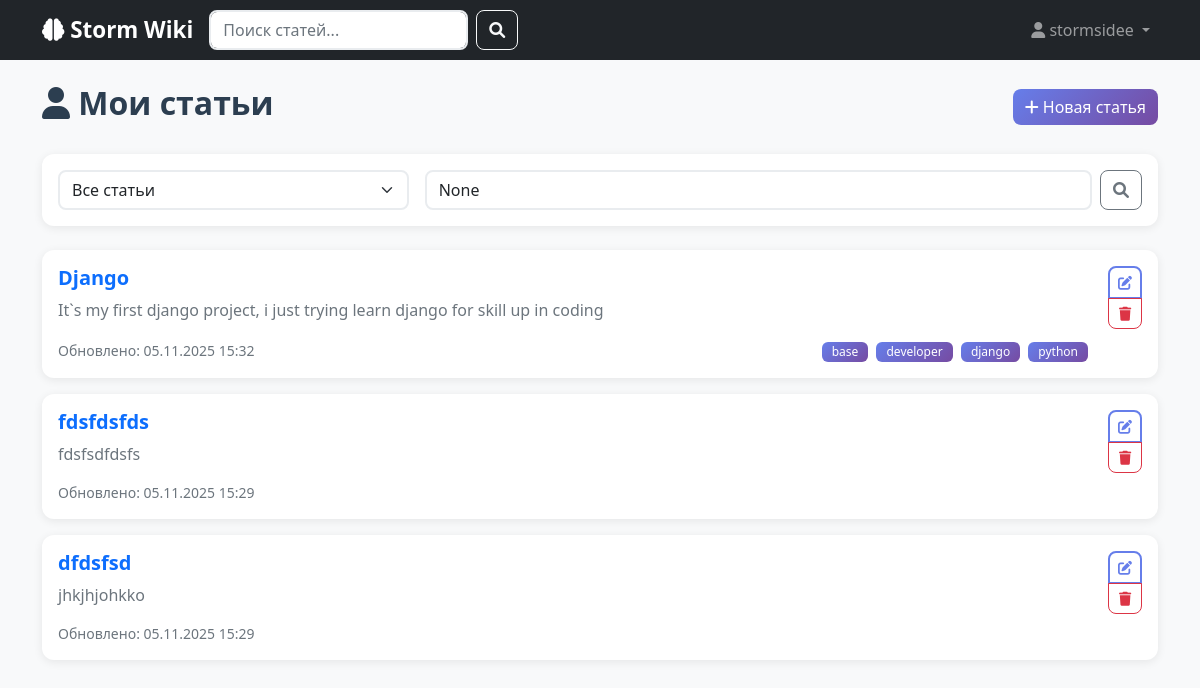
The page /my-articles/ (signed in) on the database as committed earlier.
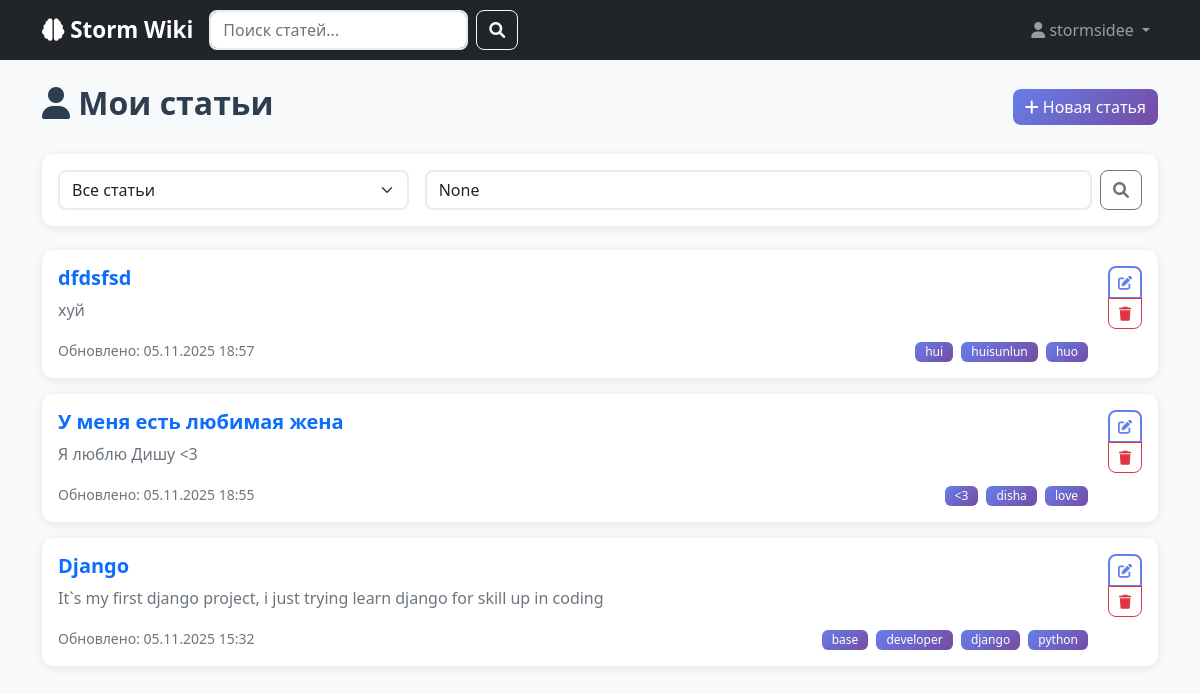
The same page on the database as committed later.
### app/models.py (models this page shows, shortened)
class Article(models.Model):
    title = models.CharField(max_length=200, verbose_name='Заголовок')
    content = models.TextField(verbose_name='Содержание')
    tags = models.ManyToManyField(Tag, blank=True, verbose_name='Теги')
    author = models.ForeignKey(User, on_delete=models.CASCADE, verbose_name='Автор')
    created_at = models.DateTimeField(auto_now_add=True, verbose_name='Создано')
    updated_at = models.DateTimeField(auto_now=True, verbose_name='Обновлено')
    is_published = models.BooleanField(default=True, verbose_name='Опубликовано')
    class Meta:
        verbose_name = 'Статья'
        verbose_name_plural = 'Статьи'
        ordering = ['-updated_at']
        indexes = [
            models.Index(fields=['title']),
            models.Index(fields=['created_at']),
        ]

class Tag(models.Model):
    name = models.CharField(max_length=50, unique=True, verbose_name='Заголовок')
    created_at = models.DateTimeField(auto_now_add=True)
    class Meta:
        verbose_name = 'Тег'
        verbose_name_plural = 'Теги'
        ordering = ['name']

### app/views.py (the view)
# urls.py: path('my-articles/', views.my_articles, name='my_articles'),
@login_required
def my_articles(request):
    articles = Article.objects.filter(author=request.user)
    query = request.GET.get('q')
    if query:
        articles = articles.filter(
            Q(title__icontains=query) |
            Q(content__icontains=query)
        )
    status_filter = request.GET.get('status')
    if status_filter == 'published':
        articles = articles.filter(is_published=True)
    elif status_filter == 'draft':
        articles = articles.filter(is_published=False)
    paginator = Paginator(articles, 10)
    page_number = request.GET.get('page')
    page_obj = paginator.get_page(page_number)
    context = {
        'articles': page_obj,
        'page_obj': page_obj,
        'query': query,
        'status_filter': status_filter,
    }
    return render(request, 'my_articles.html', context)

### app/templates/my_articles.html (shortened to what this page needs)
{% extends 'index.html' %}
{% block content %}
<div class="d-flex justify-content-between align-items-center mb-4">
    <h2><i class="fas fa-user"></i> Мои статьи</h2>
    <a href="{% url 'article_create' %}" class="btn btn-primary">
        <i class="fas fa-plus"></i> Новая статья
    </a>
</div>
<div class="card mb-4">
    <div class="card-body">
        <div class="row g-3">
            <div class="col-md-4">
                <select class="form-select" onchange="window.location.href=this.value">
                    <option value="?status=all">Все статьи</option>
                </select>
            </div>
            <div class="col-md-8">
                <form method="get" class="d-flex">
                    <input type="text" name="q" class="form-control me-2"
                           placeholder="Поиск по моим статьям..." value="{{ query }}">
                    <button type="submit" class="btn btn-outline-secondary">
                        <i class="fas fa-search"></i>
                    </button>
                </form>
            </div>
        </div>
    </div>
</div>
{% for article in articles %}
<div class="card mb-3">
    <div class="card-body">
        <div class="d-flex justify-content-between align-items-start">
            <div class="flex-grow-1">
                <h5 class="card-title">
                    <a href="{% url 'article_detail' article.pk %}" class="text-decoration-none">
                        {{ article.title }}
                    </a>
                </h5>
                <p class="card-text text-muted">
                    {{ article.content|truncatewords:30 }}
                </p>
                <div class="d-flex justify-content-between align-items-center">
                    <small class="text-muted">
                        Обновлено: {{ article.updated_at|date:"d.m.Y H:i" }}
                    </small>
                    <div>
                        {% for tag in article.tags.all %}
                        <span class="badge tag me-1">{{ tag.name }}</span>
                        {% endfor %}
                    </div>
                </div>
            </div>
            <div class="btn-group-vertical ms-3">
                <a href="{% url 'article_edit' article.pk %}" class="btn btn-sm btn-outline-primary">
                    <i class="fas fa-edit"></i>
                </a>
                <a href="{% url 'article_delete' article.pk %}" class="btn btn-sm btn-outline-danger">
                    <i class="fas fa-trash"></i>
                </a>
            </div>
        </div>
    </div>
</div>
{% endfor %}
{% endblock %}

Rows that differ between the two databases and show on the page:
removed Article: title "fdsfdsfds", content "fdsfsdfdsfs", updated_at "05.11.2025 15:29"
changed Article "dfdsfsd": content "jhkjhjohkko" → "хуй"; updated_at "05.11.2025 15:29" → "05.11.2025 18:57"; moves up the list
added Tag: name "hui", shown under Article "dfdsfsd"
added Tag: name "huisunlun", shown under Article "dfdsfsd"
added Tag: name "huo", shown under Article "dfdsfsd"
added Article: title "У меня есть любимая жена", content "Я люблю Дишу <3", updated_at "05.11.2025 18:55"
added Tag: name "<3", shown under "У меня есть любимая жена"
added Tag: name "disha", shown under "У меня есть любимая жена"
added Tag: name "love", shown under "У меня есть любимая жена"
